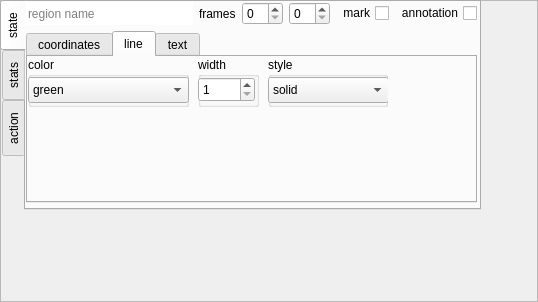
<?xml version="1.0" encoding="UTF-8"?>
<ui version="4.0">
 <class>QtRegionState</class>
 <widget class="QFrame" name="QtRegionState">
  <property name="geometry">
   <rect>
    <x>0</x>
    <y>0</y>
    <width>538</width>
    <height>302</height>
   </rect>
  </property>
  <property name="windowTitle">
   <string>Frame</string>
  </property>
  <property name="toolTip">
   <string>font size</string>
  </property>
  <property name="frameShape">
   <enum>QFrame::StyledPanel</enum>
  </property>
  <property name="frameShadow">
   <enum>QFrame::Raised</enum>
  </property>
  <widget class="QTabWidget" name="categories">
   <property name="geometry">
    <rect>
     <x>0</x>
     <y>0</y>
     <width>481</width>
     <height>210</height>
    </rect>
   </property>
   <property name="tabPosition">
    <enum>QTabWidget::West</enum>
   </property>
   <property name="tabShape">
    <enum>QTabWidget::Rounded</enum>
   </property>
   <property name="currentIndex">
    <number>0</number>
   </property>
   <widget class="QWidget" name="state_tab">
    <attribute name="title">
     <string>state</string>
    </attribute>
    <widget class="QWidget" name="verticalLayoutWidget">
     <property name="geometry">
      <rect>
       <x>0</x>
       <y>0</y>
       <width>451</width>
       <height>201</height>
      </rect>
     </property>
     <layout class="QVBoxLayout" name="verticalLayout">
      <item>
       <layout class="QHBoxLayout" name="globalStateLayout">
        <item>
         <widget class="QLineEdit" name="name">
          <property name="enabled">
           <bool>true</bool>
          </property>
          <property name="sizePolicy">
           <sizepolicy hsizetype="Expanding" vsizetype="Minimum">
            <horstretch>0</horstretch>
            <verstretch>0</verstretch>
           </sizepolicy>
          </property>
          <property name="autoFillBackground">
           <bool>false</bool>
          </property>
          <property name="inputMask">
           <string/>
          </property>
          <property name="text">
           <string/>
          </property>
          <property name="maxLength">
           <number>30</number>
          </property>
          <property name="frame">
           <bool>false</bool>
          </property>
          <property name="placeholderText">
           <string>region name</string>
          </property>
         </widget>
        </item>
        <item>
         <widget class="QLabel" name="label">
          <property name="text">
           <string>frames</string>
          </property>
         </widget>
        </item>
        <item>
         <widget class="QSpinBox" name="frame_min">
          <property name="maximum">
           <number>99</number>
          </property>
         </widget>
        </item>
        <item>
         <widget class="QSpinBox" name="frame_max"/>
        </item>
        <item>
         <widget class="QCheckBox" name="region_mark">
          <property name="toolTip">
           <string>mark for later operations</string>
          </property>
          <property name="layoutDirection">
           <enum>Qt::RightToLeft</enum>
          </property>
          <property name="text">
           <string>mark</string>
          </property>
         </widget>
        </item>
        <item>
         <widget class="QCheckBox" name="region_annotation">
          <property name="toolTip">
           <string>mark this region as an annotation
(which does not participate in calculations)</string>
          </property>
          <property name="layoutDirection">
           <enum>Qt::RightToLeft</enum>
          </property>
          <property name="text">
           <string>annotation</string>
          </property>
         </widget>
        </item>
       </layout>
      </item>
      <item>
       <widget class="QTabWidget" name="states">
        <property name="currentIndex">
         <number>1</number>
        </property>
        <widget class="QWidget" name="coordinateTab">
         <attribute name="title">
          <string>coordinates</string>
         </attribute>
         <widget class="QGroupBox" name="coordinate_system_box">
          <property name="geometry">
           <rect>
            <x>3</x>
            <y>-2</y>
            <width>180</width>
            <height>50</height>
           </rect>
          </property>
          <property name="minimumSize">
           <size>
            <width>180</width>
            <height>50</height>
           </size>
          </property>
          <property name="title">
           <string>system</string>
          </property>
          <property name="flat">
           <bool>true</bool>
          </property>
          <widget class="QComboBox" name="coordinate_system">
           <property name="geometry">
            <rect>
             <x>0</x>
             <y>20</y>
             <width>161</width>
             <height>26</height>
            </rect>
           </property>
           <item>
            <property name="text">
             <string>J2000</string>
            </property>
           </item>
           <item>
            <property name="text">
             <string>B1950</string>
            </property>
           </item>
           <item>
            <property name="text">
             <string>galactic</string>
            </property>
           </item>
           <item>
            <property name="text">
             <string>super galactic</string>
            </property>
           </item>
           <item>
            <property name="text">
             <string>ecliptic</string>
            </property>
           </item>
           <item>
            <property name="text">
             <string>pixel</string>
            </property>
           </item>
          </widget>
         </widget>
         <widget class="QGroupBox" name="coordinate_units_box">
          <property name="geometry">
           <rect>
            <x>195</x>
            <y>-3</y>
            <width>180</width>
            <height>50</height>
           </rect>
          </property>
          <property name="minimumSize">
           <size>
            <width>180</width>
            <height>50</height>
           </size>
          </property>
          <property name="title">
           <string>units</string>
          </property>
          <property name="flat">
           <bool>true</bool>
          </property>
          <widget class="QComboBox" name="coordinate_units">
           <property name="geometry">
            <rect>
             <x>0</x>
             <y>20</y>
             <width>161</width>
             <height>26</height>
            </rect>
           </property>
           <item>
            <property name="text">
             <string>radians</string>
            </property>
           </item>
           <item>
            <property name="text">
             <string>degrees</string>
            </property>
           </item>
           <item>
            <property name="text">
             <string>H:M:S</string>
            </property>
           </item>
           <item>
            <property name="text">
             <string>D.M.S</string>
            </property>
           </item>
          </widget>
         </widget>
         <widget class="QGroupBox" name="groupBox_3">
          <property name="geometry">
           <rect>
            <x>5</x>
            <y>42</y>
            <width>121</width>
            <height>41</height>
           </rect>
          </property>
          <property name="title">
           <string>center x</string>
          </property>
          <property name="flat">
           <bool>true</bool>
          </property>
          <widget class="QLineEdit" name="center_x">
           <property name="geometry">
            <rect>
             <x>0</x>
             <y>20</y>
             <width>120</width>
             <height>22</height>
            </rect>
           </property>
          </widget>
         </widget>
         <widget class="QGroupBox" name="groupBox_4">
          <property name="geometry">
           <rect>
            <x>130</x>
            <y>42</y>
            <width>121</width>
            <height>41</height>
           </rect>
          </property>
          <property name="title">
           <string notr="true">center y</string>
          </property>
          <property name="flat">
           <bool>true</bool>
          </property>
          <widget class="QLineEdit" name="center_y">
           <property name="geometry">
            <rect>
             <x>0</x>
             <y>20</y>
             <width>120</width>
             <height>22</height>
            </rect>
           </property>
          </widget>
         </widget>
         <widget class="QGroupBox" name="coordinate_angle_box">
          <property name="geometry">
           <rect>
            <x>260</x>
            <y>42</y>
            <width>131</width>
            <height>41</height>
           </rect>
          </property>
          <property name="title">
           <string>angle</string>
          </property>
          <property name="flat">
           <bool>true</bool>
          </property>
          <widget class="QLineEdit" name="center_angle">
           <property name="geometry">
            <rect>
             <x>0</x>
             <y>20</y>
             <width>120</width>
             <height>22</height>
            </rect>
           </property>
          </widget>
          <widget class="QLabel" name="center_angle_degrees">
           <property name="geometry">
            <rect>
             <x>122</x>
             <y>20</y>
             <width>21</width>
             <height>16</height>
            </rect>
           </property>
           <property name="font">
            <font>
             <pointsize>18</pointsize>
            </font>
           </property>
           <property name="text">
            <string>°</string>
           </property>
          </widget>
         </widget>
         <widget class="QPushButton" name="coordinates_apply">
          <property name="geometry">
           <rect>
            <x>362</x>
            <y>84</y>
            <width>81</width>
            <height>31</height>
           </rect>
          </property>
          <property name="text">
           <string>apply</string>
          </property>
         </widget>
         <widget class="QPushButton" name="coordinates_reset">
          <property name="geometry">
           <rect>
            <x>283</x>
            <y>84</y>
            <width>81</width>
            <height>31</height>
           </rect>
          </property>
          <property name="text">
           <string>reset</string>
          </property>
         </widget>
        </widget>
        <widget class="QWidget" name="lineTab">
         <attribute name="title">
          <string>line</string>
         </attribute>
         <widget class="QGroupBox" name="groupBox_8">
          <property name="geometry">
           <rect>
            <x>0</x>
            <y>0</y>
            <width>161</width>
            <height>50</height>
           </rect>
          </property>
          <property name="minimumSize">
           <size>
            <width>120</width>
            <height>50</height>
           </size>
          </property>
          <property name="title">
           <string>color</string>
          </property>
          <property name="flat">
           <bool>true</bool>
          </property>
          <widget class="QComboBox" name="line_color">
           <property name="geometry">
            <rect>
             <x>0</x>
             <y>20</y>
             <width>161</width>
             <height>26</height>
            </rect>
           </property>
           <property name="currentIndex">
            <number>3</number>
           </property>
           <item>
            <property name="text">
             <string>black</string>
            </property>
           </item>
           <item>
            <property name="text">
             <string>white</string>
            </property>
           </item>
           <item>
            <property name="text">
             <string>red</string>
            </property>
           </item>
           <item>
            <property name="text">
             <string>green</string>
            </property>
           </item>
           <item>
            <property name="text">
             <string>blue</string>
            </property>
           </item>
           <item>
            <property name="text">
             <string>cyan</string>
            </property>
           </item>
           <item>
            <property name="text">
             <string>magenta</string>
            </property>
           </item>
           <item>
            <property name="text">
             <string>yellow</string>
            </property>
           </item>
           <item>
            <property name="text">
             <string>gray</string>
            </property>
           </item>
          </widget>
         </widget>
         <widget class="QGroupBox" name="groupBox_9">
          <property name="geometry">
           <rect>
            <x>170</x>
            <y>0</y>
            <width>61</width>
            <height>50</height>
           </rect>
          </property>
          <property name="minimumSize">
           <size>
            <width>26</width>
            <height>50</height>
           </size>
          </property>
          <property name="title">
           <string>width</string>
          </property>
          <property name="flat">
           <bool>true</bool>
          </property>
          <widget class="QSpinBox" name="line_width">
           <property name="geometry">
            <rect>
             <x>0</x>
             <y>20</y>
             <width>57</width>
             <height>25</height>
            </rect>
           </property>
           <property name="minimum">
            <number>1</number>
           </property>
           <property name="maximum">
            <number>10</number>
           </property>
          </widget>
         </widget>
         <widget class="QGroupBox" name="groupBox_10">
          <property name="geometry">
           <rect>
            <x>240</x>
            <y>0</y>
            <width>120</width>
            <height>50</height>
           </rect>
          </property>
          <property name="minimumSize">
           <size>
            <width>120</width>
            <height>50</height>
           </size>
          </property>
          <property name="title">
           <string>style</string>
          </property>
          <property name="flat">
           <bool>true</bool>
          </property>
          <widget class="QComboBox" name="line_style">
           <property name="geometry">
            <rect>
             <x>0</x>
             <y>20</y>
             <width>121</width>
             <height>26</height>
            </rect>
           </property>
           <item>
            <property name="text">
             <string>solid</string>
            </property>
           </item>
           <item>
            <property name="text">
             <string>dashed</string>
            </property>
           </item>
           <item>
            <property name="text">
             <string>dotted</string>
            </property>
           </item>
          </widget>
         </widget>
        </widget>
        <widget class="QWidget" name="textTab">
         <attribute name="title">
          <string>text</string>
         </attribute>
         <widget class="QGroupBox" name="groupBox_5">
          <property name="geometry">
           <rect>
            <x>0</x>
            <y>-3</y>
            <width>281</width>
            <height>41</height>
           </rect>
          </property>
          <property name="title">
           <string>value</string>
          </property>
          <property name="flat">
           <bool>true</bool>
          </property>
          <widget class="QLineEdit" name="text">
           <property name="geometry">
            <rect>
             <x>0</x>
             <y>20</y>
             <width>281</width>
             <height>22</height>
            </rect>
           </property>
          </widget>
         </widget>
         <widget class="QGroupBox" name="groupBox_6">
          <property name="geometry">
           <rect>
            <x>290</x>
            <y>-2</y>
            <width>151</width>
            <height>50</height>
           </rect>
          </property>
          <property name="minimumSize">
           <size>
            <width>120</width>
            <height>50</height>
           </size>
          </property>
          <property name="title">
           <string>color</string>
          </property>
          <property name="flat">
           <bool>true</bool>
          </property>
          <widget class="QComboBox" name="text_color">
           <property name="geometry">
            <rect>
             <x>0</x>
             <y>20</y>
             <width>151</width>
             <height>26</height>
            </rect>
           </property>
           <property name="currentIndex">
            <number>3</number>
           </property>
           <item>
            <property name="text">
             <string>black</string>
            </property>
           </item>
           <item>
            <property name="text">
             <string>white</string>
            </property>
           </item>
           <item>
            <property name="text">
             <string>red</string>
            </property>
           </item>
           <item>
            <property name="text">
             <string>green</string>
            </property>
           </item>
           <item>
            <property name="text">
             <string>blue</string>
            </property>
           </item>
           <item>
            <property name="text">
             <string>cyan</string>
            </property>
           </item>
           <item>
            <property name="text">
             <string>magenta</string>
            </property>
           </item>
           <item>
            <property name="text">
             <string>yellow</string>
            </property>
           </item>
           <item>
            <property name="text">
             <string>gray</string>
            </property>
           </item>
           <item>
            <property name="text">
             <string>custom</string>
            </property>
           </item>
          </widget>
         </widget>
         <widget class="QGroupBox" name="groupBox_7">
          <property name="geometry">
           <rect>
            <x>0</x>
            <y>37</y>
            <width>441</width>
            <height>50</height>
           </rect>
          </property>
          <property name="minimumSize">
           <size>
            <width>120</width>
            <height>50</height>
           </size>
          </property>
          <property name="title">
           <string>font</string>
          </property>
          <property name="flat">
           <bool>true</bool>
          </property>
          <widget class="QFontComboBox" name="font_name">
           <property name="geometry">
            <rect>
             <x>0</x>
             <y>20</y>
             <width>361</width>
             <height>26</height>
            </rect>
           </property>
           <property name="toolTip">
            <string>font name</string>
           </property>
          </widget>
          <widget class="QSpinBox" name="font_size">
           <property name="geometry">
            <rect>
             <x>374</x>
             <y>20</y>
             <width>63</width>
             <height>25</height>
            </rect>
           </property>
           <property name="minimum">
            <number>7</number>
           </property>
           <property name="value">
            <number>11</number>
           </property>
          </widget>
         </widget>
         <widget class="QWidget" name="horizontalLayoutWidget">
          <property name="geometry">
           <rect>
            <x>6</x>
            <y>83</y>
            <width>112</width>
            <height>31</height>
           </rect>
          </property>
          <layout class="QHBoxLayout" name="horizontalLayout">
           <item>
            <widget class="QCheckBox" name="font_bold">
             <property name="text">
              <string>bold</string>
             </property>
            </widget>
           </item>
           <item>
            <widget class="QCheckBox" name="font_italic">
             <property name="text">
              <string>italic</string>
             </property>
            </widget>
           </item>
          </layout>
         </widget>
         <widget class="QDial" name="text_position">
          <property name="geometry">
           <rect>
            <x>130</x>
            <y>80</y>
            <width>31</width>
            <height>31</height>
           </rect>
          </property>
          <property name="sizePolicy">
           <sizepolicy hsizetype="Fixed" vsizetype="Fixed">
            <horstretch>0</horstretch>
            <verstretch>0</verstretch>
           </sizepolicy>
          </property>
          <property name="toolTip">
           <string>text position</string>
          </property>
          <property name="minimum">
           <number>0</number>
          </property>
          <property name="maximum">
           <number>4</number>
          </property>
          <property name="sliderPosition">
           <number>2</number>
          </property>
          <property name="orientation">
           <enum>Qt::Horizontal</enum>
          </property>
          <property name="invertedAppearance">
           <bool>false</bool>
          </property>
          <property name="invertedControls">
           <bool>false</bool>
          </property>
          <property name="wrapping">
           <bool>true</bool>
          </property>
          <property name="notchTarget">
           <double>3.700000000000000</double>
          </property>
          <property name="notchesVisible">
           <bool>false</bool>
          </property>
         </widget>
         <widget class="QSpinBox" name="y_off">
          <property name="geometry">
           <rect>
            <x>229</x>
            <y>83</y>
            <width>57</width>
            <height>25</height>
           </rect>
          </property>
          <property name="toolTip">
           <string>y offset delta</string>
          </property>
          <property name="minimum">
           <number>-999</number>
          </property>
          <property name="maximum">
           <number>999</number>
          </property>
          <property name="singleStep">
           <number>10</number>
          </property>
         </widget>
         <widget class="QSpinBox" name="x_off">
          <property name="geometry">
           <rect>
            <x>170</x>
            <y>83</y>
            <width>57</width>
            <height>25</height>
           </rect>
          </property>
          <property name="toolTip">
           <string>x offset delta</string>
          </property>
          <property name="minimum">
           <number>-999</number>
          </property>
          <property name="maximum">
           <number>999</number>
          </property>
          <property name="singleStep">
           <number>10</number>
          </property>
         </widget>
        </widget>
       </widget>
      </item>
     </layout>
    </widget>
   </widget>
   <widget class="QWidget" name="statistics_tab">
    <attribute name="title">
     <string>stats</string>
    </attribute>
    <widget class="QStackedWidget" name="statistics_group">
     <property name="geometry">
      <rect>
       <x>-5</x>
       <y>0</y>
       <width>458</width>
       <height>193</height>
      </rect>
     </property>
     <property name="minimumSize">
      <size>
       <width>455</width>
       <height>0</height>
      </size>
     </property>
     <property name="currentIndex">
      <number>-1</number>
     </property>
    </widget>
   </widget>
   <widget class="QWidget" name="tab">
    <attribute name="title">
     <string>action</string>
    </attribute>
    <widget class="QTabWidget" name="action_tab">
     <property name="geometry">
      <rect>
       <x>0</x>
       <y>0</y>
       <width>451</width>
       <height>201</height>
      </rect>
     </property>
     <widget class="QWidget" name="tab_2">
      <attribute name="title">
       <string>save</string>
      </attribute>
      <widget class="QGroupBox" name="save_file_name">
       <property name="geometry">
        <rect>
         <x>0</x>
         <y>0</y>
         <width>441</width>
         <height>51</height>
        </rect>
       </property>
       <property name="title">
        <string>file name</string>
       </property>
       <property name="flat">
        <bool>true</bool>
       </property>
       <widget class="QLineEdit" name="save_filename">
        <property name="geometry">
         <rect>
          <x>1</x>
          <y>23</y>
          <width>361</width>
          <height>22</height>
         </rect>
        </property>
       </widget>
       <widget class="QPushButton" name="save_file_name_browse">
        <property name="geometry">
         <rect>
          <x>362</x>
          <y>20</y>
          <width>81</width>
          <height>32</height>
         </rect>
        </property>
        <property name="text">
         <string>browse</string>
        </property>
       </widget>
      </widget>
      <widget class="QGroupBox" name="groupBox_11">
       <property name="geometry">
        <rect>
         <x>0</x>
         <y>50</y>
         <width>171</width>
         <height>51</height>
        </rect>
       </property>
       <property name="title">
        <string>output format</string>
       </property>
       <property name="flat">
        <bool>true</bool>
       </property>
       <widget class="QComboBox" name="comboBox">
        <property name="geometry">
         <rect>
          <x>-2</x>
          <y>20</y>
          <width>161</width>
          <height>26</height>
         </rect>
        </property>
        <item>
         <property name="text">
          <string>CASA region file</string>
         </property>
        </item>
       </widget>
      </widget>
      <widget class="QPushButton" name="save_now">
       <property name="geometry">
        <rect>
         <x>327</x>
         <y>120</y>
         <width>114</width>
         <height>31</height>
        </rect>
       </property>
       <property name="toolTip">
        <string>save region(s) to file...</string>
       </property>
       <property name="text">
        <string>save now</string>
       </property>
      </widget>
      <widget class="QGroupBox" name="groupBox">
       <property name="geometry">
        <rect>
         <x>190</x>
         <y>50</y>
         <width>151</width>
         <height>81</height>
        </rect>
       </property>
       <property name="title">
        <string>output contents</string>
       </property>
       <property name="flat">
        <bool>true</bool>
       </property>
       <widget class="QRadioButton" name="save_current_region">
        <property name="geometry">
         <rect>
          <x>6</x>
          <y>20</y>
          <width>121</width>
          <height>20</height>
         </rect>
        </property>
        <property name="text">
         <string>current region</string>
        </property>
        <property name="checked">
         <bool>true</bool>
        </property>
       </widget>
       <widget class="QRadioButton" name="save_marked_regions">
        <property name="geometry">
         <rect>
          <x>6</x>
          <y>40</y>
          <width>151</width>
          <height>20</height>
         </rect>
        </property>
        <property name="text">
         <string>all marked regions</string>
        </property>
       </widget>
       <widget class="QRadioButton" name="save_all_regions">
        <property name="geometry">
         <rect>
          <x>6</x>
          <y>60</y>
          <width>102</width>
          <height>20</height>
         </rect>
        </property>
        <property name="text">
         <string>all regions</string>
        </property>
       </widget>
      </widget>
     </widget>
     <widget class="QWidget" name="tab_3">
      <attribute name="title">
       <string>Tab 2</string>
      </attribute>
     </widget>
    </widget>
   </widget>
  </widget>
 </widget>
 <resources/>
 <connections/>
</ui>
